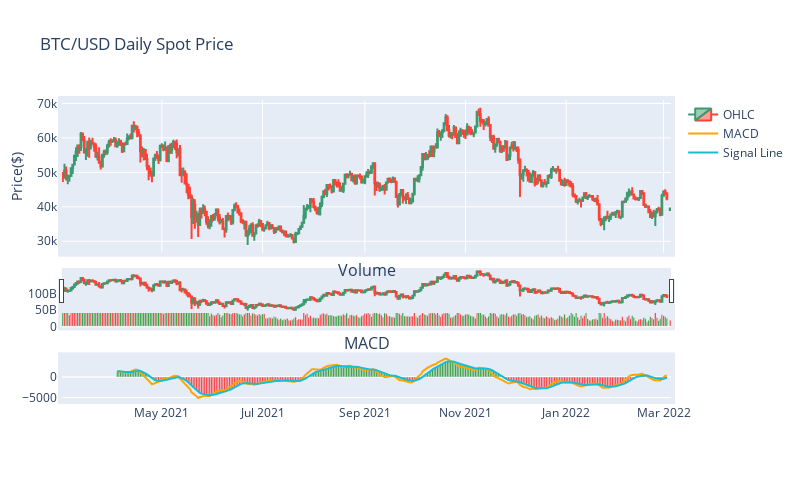

Write notebook code for a chart like this one.
### Code cell
fig4 = make_subplots(rows=3, cols=1, shared_xaxes=True, 
               vertical_spacing=0.10, subplot_titles=("","Volume", "MACD"), 
               row_width=[0.2,0.2, 0.7])
fig4.add_trace(go.Candlestick(x=data1.index,
                              open=data1['Open'],
                              high=data1['High'],
                              low=data1['Low'],
                              close=data1['Close'],
                              name= "OHLC",showlegend=True),row=1, col=1)
fig4.add_trace(go.Line(x=data1.index, y=macd, marker_color='orange', showlegend=True, name= "MACD"), row=3, col=1)
fig4.add_trace(go.Line(x=data1.index, y=macdsignal, marker_color='#17becf', showlegend=True, name= "Signal Line"), row=3, col=1)

colors = ['green' if row['Open'] - row['Close'] >= 0 else 'red' for index, row in data1.iterrows()]
colors_hist = ['green' if macdsignal.fillna(0)[i] >= 0 else 'red' for i in macdsignal.index]

fig4.add_trace(go.Bar(x=data1.index, y=data1['Volume'],marker_color=colors,showlegend=False), row=2, col=1)
fig4.add_trace(go.Bar(x=data1.index, y=macdsignal.fillna(0),marker_color=colors_hist,showlegend=False), row=3, col=1)

fig4.update_layout(
    title='BTC/USD Daily Spot Price',
    xaxis_tickfont_size=12,
    yaxis=dict(
        title='Price($)',
        titlefont_size=14,
        tickfont_size=12,
    ),
    autosize=False,
    width=800,
    height=500,
    margin=dict(l=50, r=50, b=100, t=100, pad=4)
)

fig4.update(layout_xaxis_rangeslider_visible=False)
fig4.show()

### Figure 1 — Plotly figure (JSON) as saved in the notebook; plotly's stock layout.template omitted (floating-point values rounded to 4 significant figures; data arrays with more than 128 entries replaced by an {"elided": "..."} marker saying what was removed)
{"data": [{"close": {"elided": "369 float values"}, "high": {"elided": "369 float values"}, "low": {"elided": "369 float values"}, "name": "OHLC", "open": {"elided": "369 float values"}, "showlegend": true, "type": "candlestick", "x": {"elided": "369 str values"}, "xaxis": "x", "yaxis": "y"}, {"marker": {"color": "orange"}, "name": "MACD", "showlegend": true, "type": "scatter", "x": {"elided": "369 str values"}, "xaxis": "x3", "y": {"elided": "369 float values"}, "yaxis": "y3"}, {"marker": {"color": "#17becf"}, "name": "Signal Line", "showlegend": true, "type": "scatter", "x": {"elided": "369 str values"}, "xaxis": "x3", "y": {"elided": "369 float values"}, "yaxis": "y3"}, {"marker": {"color": {"elided": "369 str values"}}, "showlegend": false, "type": "bar", "x": {"elided": "369 str values"}, "xaxis": "x2", "y": {"elided": "369 int values"}, "yaxis": "y2"}, {"marker": {"color": {"elided": "369 str values"}}, "showlegend": false, "type": "bar", "x": {"elided": "369 str values"}, "xaxis": "x3", "y": {"elided": "369 float values"}, "yaxis": "y3"}], "layout": {"annotations": [{"font": {"size": 16}, "showarrow": false, "text": "Volume", "x": 0.5, "xanchor": "center", "xref": "paper", "y": 0.3909, "yanchor": "bottom", "yref": "paper"}, {"font": {"size": 16}, "showarrow": false, "text": "MACD", "x": 0.5, "xanchor": "center", "xref": "paper", "y": 0.1455, "yanchor": "bottom", "yref": "paper"}], "autosize": false, "height": 500, "margin": {"b": 100, "l": 50, "pad": 4, "r": 50, "t": 100}, "title": {"text": "BTC/USD Daily Spot Price"}, "width": 800, "xaxis": {"anchor": "y", "autorange": true, "domain": [0, 1], "matches": "x3", "range": ["2021-03-01 12:00", "2022-03-05 12:00"], "rangeslider": {"autorange": true, "range": ["2021-03-01 12:00", "2022-03-05 12:00"], "yaxis": {"_template": null, "rangemode": "match"}}, "showticklabels": false, "tickfont": {"size": 12}, "type": "date"}, "xaxis2": {"anchor": "y2", "autorange": true, "domain": [0, 1], "matches": "x3", "range": ["2021-03-01 12:00", "2022-03-05 12:00"], "showticklabels": false, "type": "date"}, "xaxis3": {"anchor": "y3", "autorange": true, "domain": [0, 1], "range": ["2021-03-01 12:00", "2022-03-05 12:00"], "type": "date"}, "yaxis": {"anchor": "x", "autorange": true, "domain": [0.4909, 1], "range": [26680.0, 71010.0], "tickfont": {"size": 12}, "title": {"font": {"size": 14}, "text": "Price($)"}}, "yaxis2": {"anchor": "x2", "autorange": true, "domain": [0.2455, 0.3909], "range": [0, 133000000000.0], "type": "linear"}, "yaxis3": {"anchor": "x3", "autorange": true, "domain": [0, 0.1455], "range": [-5588.0, 4978.0], "type": "linear"}}}
